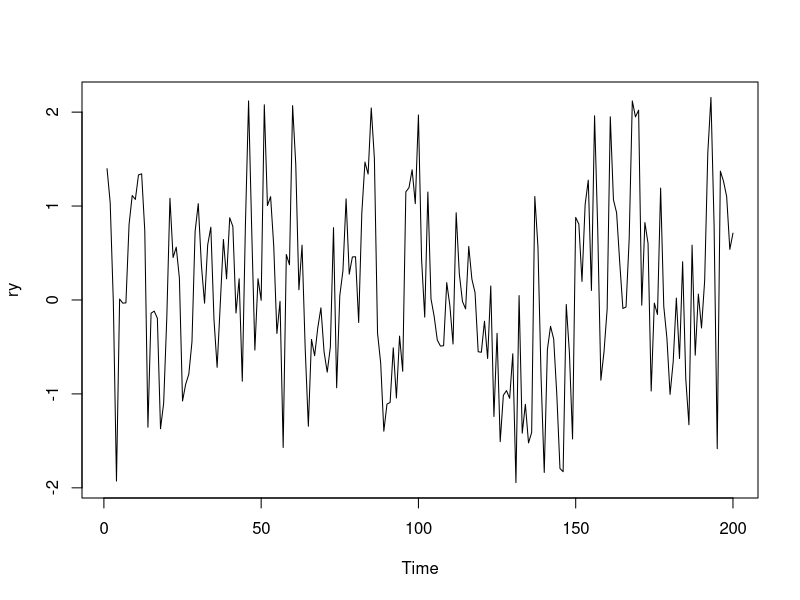
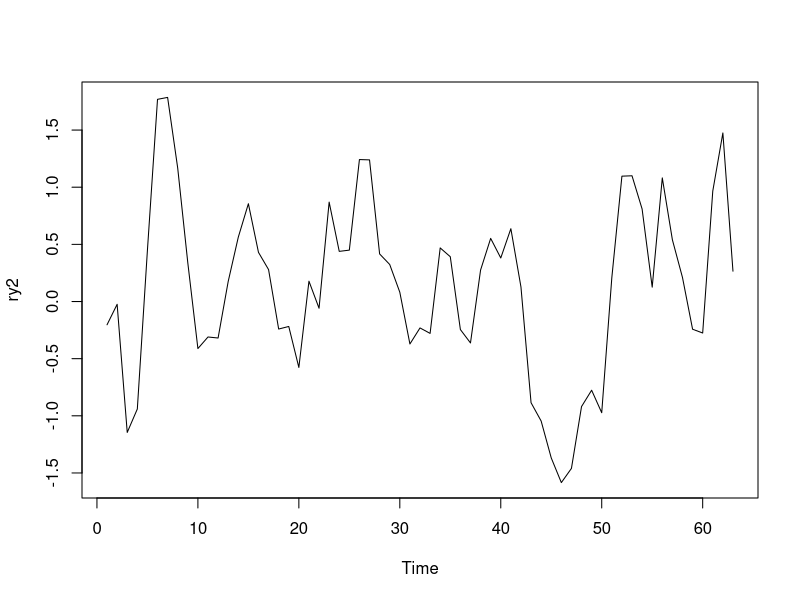
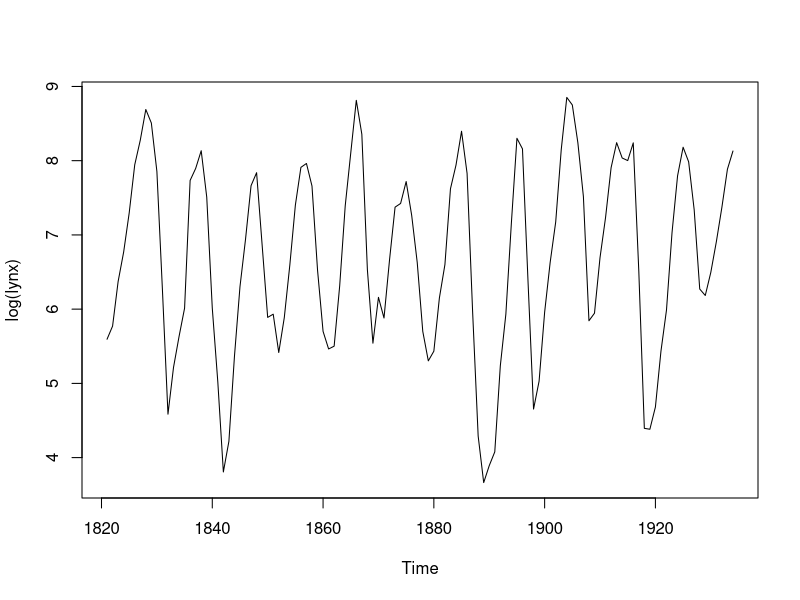
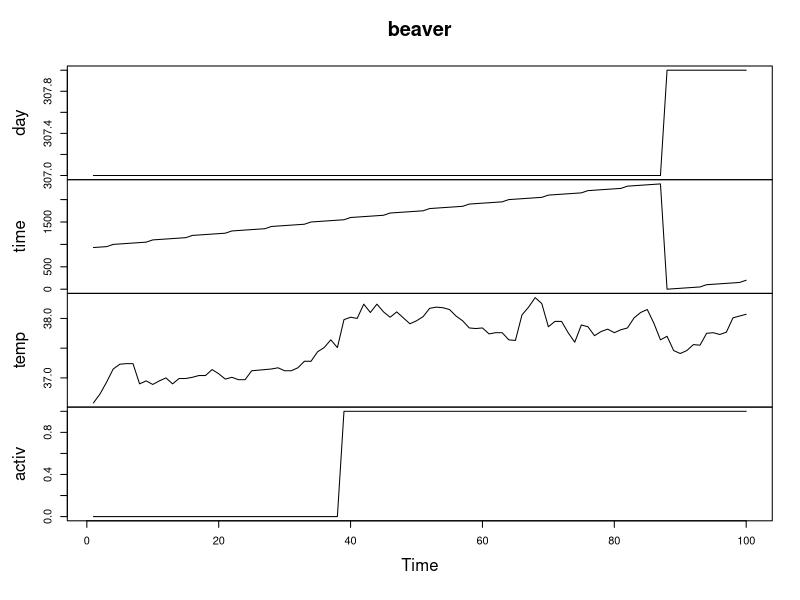
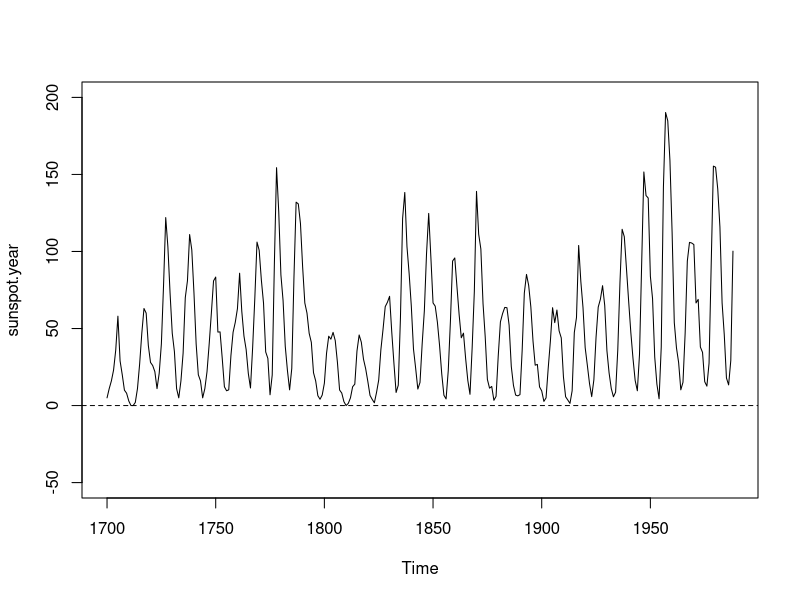
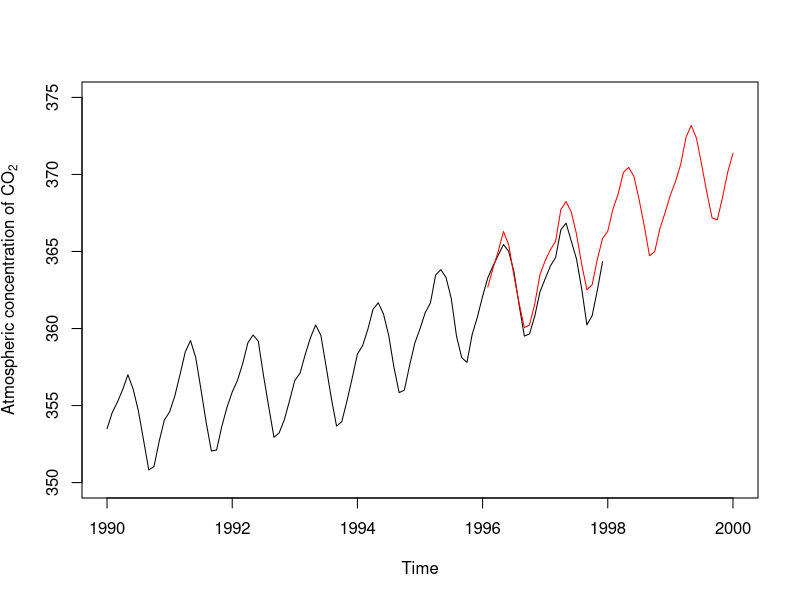
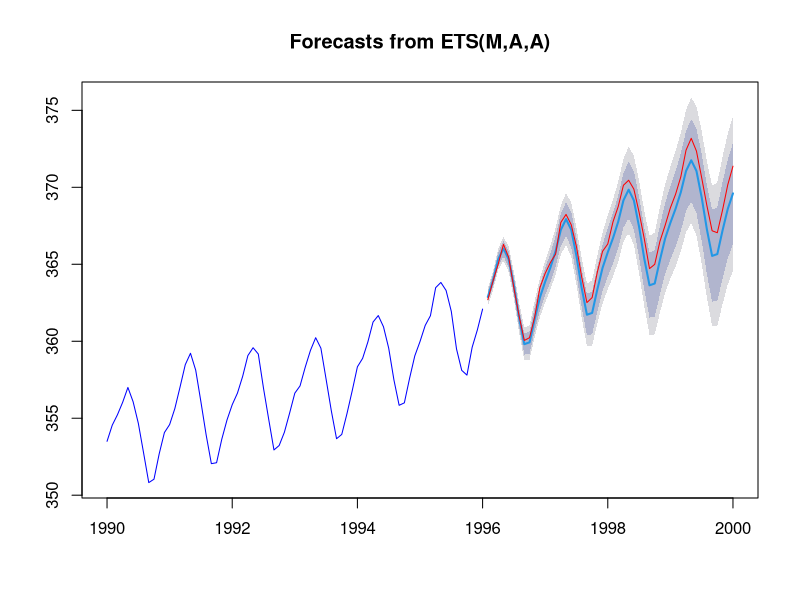

These charts were generated, in order, by the following R code:
## ---- chunk 1

## ---- chunk 2
# Parametros
nsim <- 200   # Numero de simulaciones
xvar <- 1     # Varianza
xmed <- 0     # Media
rho <- 0.5    # Coeficiente AR
nburn <- 10   # Periodo de calentamiento (burn-in)
evar <- xvar*(1 - rho^2) # Varianza del error
# Simulación
set.seed(1)
ry <- arima.sim(list(order = c(1,0,0), ar = rho), 
            n = nsim, sd = sqrt(evar)) # n.start = nburn
plot(ry)
## ---- chunk 3
ry2 <- arima.sim(n = 63, list(ar = c(0.8897, -0.4858), 
          ma = c(-0.2279, 0.2488)),
          rand.gen = function(n, ...) sqrt(0.1796) * rt(n, df = 5))

plot(ry2)
## ---- chunk 4
library(boot)
# ?tsboot
## ---- chunk 5
# Datos
data(lynx)
# ?lynx
# Boot
library(boot)
lynx.fun <- function(tsb) {
  fit <- ar(tsb, order.max = 25)
  c(fit$order, mean(tsb)) 
}
# tsboot
set.seed(1)
tsboot(log(lynx), lynx.fun, R = 199, sim = "geom", l = 20)
## ---- chunk 6
# Datos
lynx1 <- log(lynx)
# Modelo
lynx.ar <- ar(lynx1)
# Residuos
lynx.res <- with(lynx.ar, resid[!is.na(resid)])
lynx.res <- lynx.res - mean(lynx.res)
# Boot
library(boot)
lynx.ord <- c(lynx.ar$order, 0, 0)
lynx.mod <- list(order = lynx.ord, ar = lynx.ar$ar)
lynx.args <- list(mean = mean(lynx1), model = lynx.mod)
lynx.black <- function(res, n.sim, ran.args) {
    m <- ran.args$mean
    ts.mod <- ran.args$model
    m + filter(res, ts.mod$ar, method = "recursive") 
}
# tsboot
set.seed(1)
tsboot(lynx.res, lynx.fun, R = 199, l = 20, 
        sim = "fixed", n.sim = 114,
        ran.gen = lynx.black, ran.args = lynx.args)
## ---- chunk 7
ts.plot(log(lynx))
lynx.ar <- ar(log(lynx))
lynx.ar$order
## ---- chunk 8
# ?beaver
plot(beaver)
class(beaver)
str(beaver) 
## ---- chunk 9
data <- beaver
# fit <- function( data ){ 
#   #  X <- cbind(rep(1,100),data$activ) # ErrorR
#   X <- cbind(rep(1, 100), data[,"activ"])
#   para <- list(X = X, data = data)
#   # assign("para",para, frame=1) # ErrorR
#   # assign("para", para, envir = .GlobalEnv)
#   para <<- para
#   # arima.mle # ErrorR
# ----------------------------
#   d <- arima.mle(x = para$data$temp,
#               model = list(ar = c(0.8)), xreg = para$X)
#   res <- arima.diag(d, plot = F, std.resid = T)$std.resid
#   res <- res[!is.na(res)]
#   list(
#     paras = c(d$model$ar, d$reg.coef, sqrt(d$sigma2)),
#     res = res - mean(res),
#     fit = X %*% d$reg.coef)  
# }
# 
# beaver.args <- fit(beaver)
# white.noise <- function(n.sim, ts) 
#     sample(ts, size = n.sim, replace = TRUE)
# beaver.gen <- function(ts, n.sim, ran.args){
#     tsb <- ran.args$res
#     fit <- ran.args$fit
#     coeff <- ran.args$paras
#     ts$temp <- fit + coeff[4] * arima.sim(model = list(ar = coeff[1]),
#         n = n.sim, rand.gen = white.noise, ts = tsb)
#     ts
# }
# new.beaver <- beaver.gen( beaver, 100, beaver.args )
# 
# # Now we are able to generate data, we can bootstrap and see the results of beaver.boot as follows:
# beaver.fun <- function(ts) fit(ts)$paras
# beaver.boot <- tsboot( beaver, beaver.fun, R=99,sim="model", 
#         n.sim=100,ran.gen=beaver.gen,ran.args=beaver.args) 
# names(beaver.boot)
# beaver.boot$t0
# beaver.boot$t[1:10,]
## ---- chunk 10
data(sunspot.year)  # WarningR: data set 'sunspot' not found
# ?sunspot.year
yl <- c(-50, 200)
plot(sunspot.year, ylim = yl)
abline(h = 0, lty = 2)
## ---- chunk 11
library(forecast)
# ?co2
data <- window(co2, 1990) # datos de co2 desde 1990 (hasta 1997)
plot(data, ylab = expression("Atmospheric concentration of CO"[2]), 
     xlim=c(1990,2000), ylim=c(350, 375))
data2 <- window(co2, 1990, 1996) # datos de co2 desde 1990 hasta 1996
fit <- ets(data2)
# Simulación condicional
set.seed(1)
ry <- simulate(fit, 12*4)
lines(ry, col="red")

plot(forecast(fit, h=12*4), col="blue")
lines(ry, col="red")
